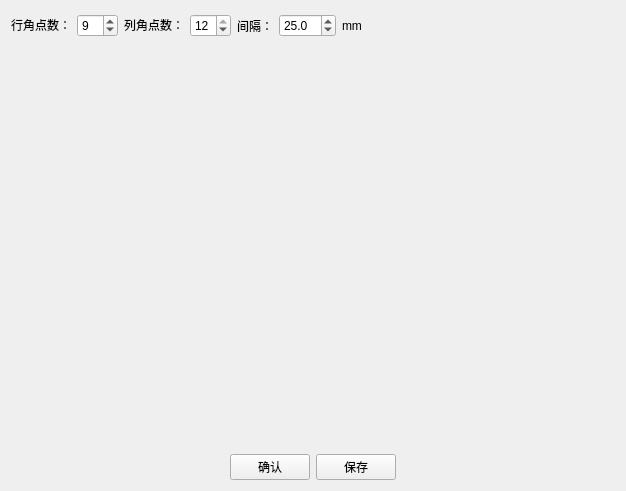
<?xml version="1.0" encoding="UTF-8"?>
<ui version="4.0">
 <class>start_page</class>
 <widget class="QWidget" name="start_page">
  <property name="geometry">
   <rect>
    <x>0</x>
    <y>0</y>
    <width>622</width>
    <height>491</height>
   </rect>
  </property>
  <property name="windowTitle">
   <string>确认棋盘格尺寸</string>
  </property>
  <layout class="QVBoxLayout" name="verticalLayout">
   <item>
    <layout class="QHBoxLayout" name="horizontalLayout_2">
     <item>
      <layout class="QHBoxLayout" name="horizontalLayout">
       <item>
        <widget class="QLabel" name="label">
         <property name="sizePolicy">
          <sizepolicy hsizetype="Preferred" vsizetype="Fixed">
           <horstretch>0</horstretch>
           <verstretch>0</verstretch>
          </sizepolicy>
         </property>
         <property name="text">
          <string>行角点数：</string>
         </property>
        </widget>
       </item>
       <item>
        <widget class="QSpinBox" name="spinBox_row">
         <property name="minimum">
          <number>5</number>
         </property>
         <property name="maximum">
          <number>12</number>
         </property>
         <property name="value">
          <number>9</number>
         </property>
        </widget>
       </item>
       <item>
        <widget class="QLabel" name="label_2">
         <property name="sizePolicy">
          <sizepolicy hsizetype="Preferred" vsizetype="Fixed">
           <horstretch>0</horstretch>
           <verstretch>0</verstretch>
          </sizepolicy>
         </property>
         <property name="text">
          <string>列角点数：</string>
         </property>
        </widget>
       </item>
       <item>
        <widget class="QSpinBox" name="spinBox_col">
         <property name="minimum">
          <number>5</number>
         </property>
         <property name="maximum">
          <number>12</number>
         </property>
         <property name="value">
          <number>12</number>
         </property>
        </widget>
       </item>
      </layout>
     </item>
     <item>
      <widget class="QLabel" name="label_3">
       <property name="text">
        <string>间隔：</string>
       </property>
      </widget>
     </item>
     <item>
      <widget class="QDoubleSpinBox" name="doubleSpinBox">
       <property name="decimals">
        <number>1</number>
       </property>
       <property name="value">
        <double>25.000000000000000</double>
       </property>
      </widget>
     </item>
     <item>
      <widget class="QLabel" name="label_4">
       <property name="text">
        <string>mm</string>
       </property>
      </widget>
     </item>
     <item>
      <spacer name="horizontalSpacer">
       <property name="orientation">
        <enum>Qt::Horizontal</enum>
       </property>
       <property name="sizeHint" stdset="0">
        <size>
         <width>40</width>
         <height>20</height>
        </size>
       </property>
      </spacer>
     </item>
    </layout>
   </item>
   <item>
    <widget class="QLabel" name="label_show">
     <property name="sizePolicy">
      <sizepolicy hsizetype="Fixed" vsizetype="Minimum">
       <horstretch>0</horstretch>
       <verstretch>0</verstretch>
      </sizepolicy>
     </property>
     <property name="minimumSize">
      <size>
       <width>604</width>
       <height>402</height>
      </size>
     </property>
     <property name="text">
      <string/>
     </property>
     <property name="scaledContents">
      <bool>false</bool>
     </property>
     <property name="alignment">
      <set>Qt::AlignCenter</set>
     </property>
    </widget>
   </item>
   <item>
    <layout class="QHBoxLayout" name="horizontalLayout_3">
     <item>
      <spacer name="horizontalSpacer_3">
       <property name="orientation">
        <enum>Qt::Horizontal</enum>
       </property>
       <property name="sizeHint" stdset="0">
        <size>
         <width>40</width>
         <height>20</height>
        </size>
       </property>
      </spacer>
     </item>
     <item>
      <widget class="QPushButton" name="pushButton">
       <property name="text">
        <string>确认</string>
       </property>
      </widget>
     </item>
     <item>
      <widget class="QPushButton" name="pushButton_save">
       <property name="text">
        <string>保存</string>
       </property>
      </widget>
     </item>
     <item>
      <spacer name="horizontalSpacer_2">
       <property name="orientation">
        <enum>Qt::Horizontal</enum>
       </property>
       <property name="sizeHint" stdset="0">
        <size>
         <width>40</width>
         <height>20</height>
        </size>
       </property>
      </spacer>
     </item>
    </layout>
   </item>
  </layout>
 </widget>
 <layoutdefault spacing="6" margin="11"/>
 <resources/>
 <connections/>
</ui>
